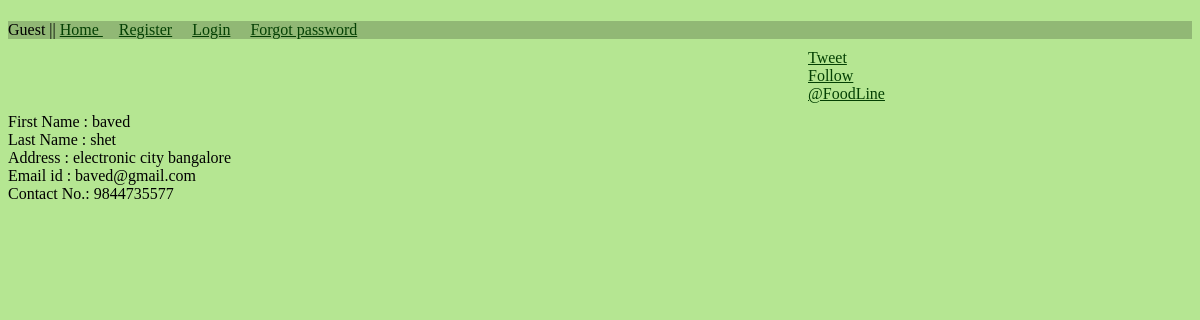
The app's page /foodline/companyinfo/1/, older data.
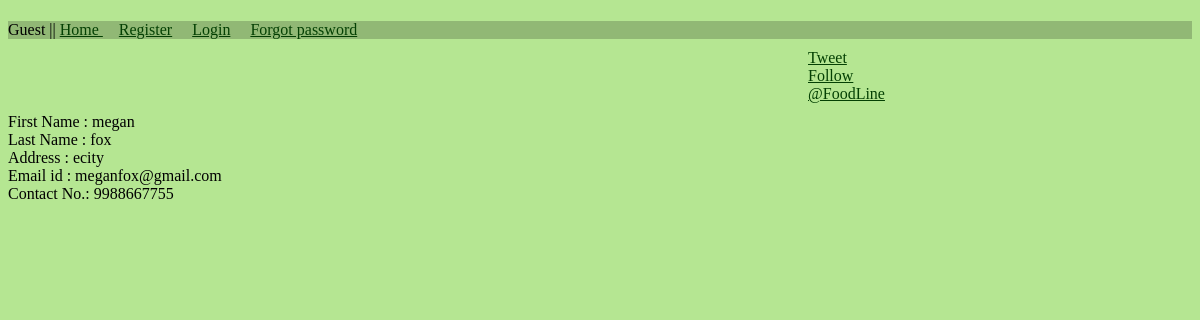
The same page, newer data.
### company/models.py (models this page shows)
class Customer(models.Model):
    customer=models.ForeignKey(User)
    contact_no=models.IntegerField(max_length = 10)
    address=models.TextField()

### company/views.py (the view)
# urls.py: url(r'^companyinfo/(?P<u_id>\d+)/$',views.companyinfo),
def companyinfo(request,u_id):
    customer_data = Customer.objects.get(id = u_id )
    print customer_data
    return render_to_response('companyinfo.html',locals())

### templates/companyinfo.html
{% extends "base.html" %}
{% block content %}
 First Name :      {{ customer_data.customer.first_name }} <br>
 Last Name  :      {{ customer_data.customer.last_name }} <br>
 Address :         {{ customer_data.address }} <br>
 Email id :        {{ customer_data.customer.email}}<br>
 Contact No.:      {{ customer_data.contact_no }} <br>
<br>
{% endblock %}

Row changes from the older to the newer data that the page shows:
changed Customer: customer.first_name "baved" → "megan"; customer.last_name "shet" → "fox"; address "electronic city bangalore" → "ecity"; customer.email "baved@gmail.com" → "meganfox@gmail.com"; contact_no "9844735577" → "9988667755"
